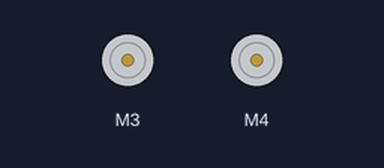
This sketch was run on a simulated Arduino Uno, built with avr-gcc and run on an emulated ATmega328P. Shown: 2 × DC motor (green arrow = forward, orange = backward, longer = faster). What the sketch prints to the serial monitor is not drawn.

Above: at 1.5 s.
At 3.9 s:
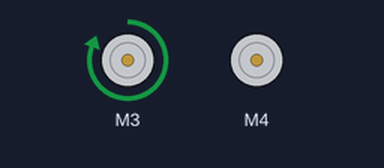
Timing chart, 0 to 19.2 s (numbered marks = the images above):
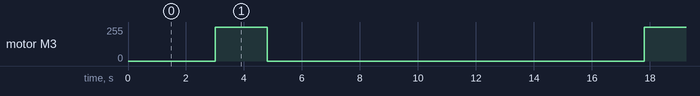

Measured:
- by itself, motor M3: alternates forward 255/255 for 1.8 s and stopped for 13.0 s

The sketch:

motor_test2.ino
```cpp
#include <Wire.h>
#include <Adafruit_MotorShield.h>

// Create the motor shield object with the default I2C address
Adafruit_MotorShield AFMS = Adafruit_MotorShield();
// Or, create it with a different I2C address (say for stacking)
// Adafruit_MotorShield AFMS = Adafruit_MotorShield(0x61);

// Select which 'port' M1, M2, M3 or M4. In this case, M1
Adafruit_DCMotor *M4 = AFMS.getMotor(4);
Adafruit_DCMotor *M3 = AFMS.getMotor(3);
// You can also make another motor on port M2
//Adafruit_DCMotor *myOtherMotor = AFMS.getMotor(2);6

void setup() {
  Serial.begin(9600);           // set up Serial library at 9600 bps
  Serial.println("Adafruit Motorshield v2 - DC Motor test!");

  AFMS.begin();  // create with the default frequency 1.6KHz
  //AFMS.begin(1000);  // OR with a different frequency, say 1KHz

  // Set the speed to start, from 0 (off) to 255 (max speed)
  driveForward(150,150);
  // turn on motor
  M4->run(RELEASE);
  M3->run(RELEASE);

}

void loop() {
  delay(3000);
  drive(-255,0);
  //driveForward(150,0);
  delay(1800);
  driveForward(0,0);
  delay(10000);
}


void driveBackward(int speedR, int speedL){
    M4->setSpeed(speedL);
    M3->setSpeed(speedR);
    M3->run(FORWARD);
    M4->run(FORWARD);
}
void driveForward(int speedR, int speedL){
      M3->run(BACKWARD);
      M4->run(BACKWARD);
      M4->setSpeed(speedL);
      M3->setSpeed(speedR);
}

void drive(int speedR, int speedL){
    M3->run(BACKWARD);
    M4->run(BACKWARD);
    if (speedR < 0){
      speedR = abs(speedR);
      M3->run(FORWARD);
    }
    if (speedL < 0){
      speedL = abs(speedL);
      M4->run(FORWARD);
    }
    M4->setSpeed(speedL);
    M3->setSpeed(speedR);
}
```
